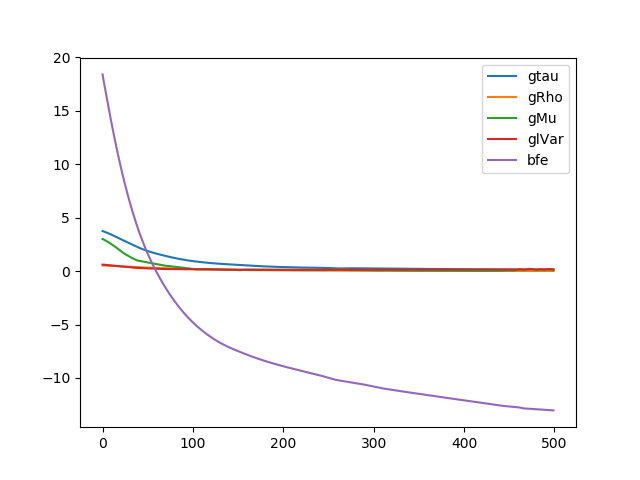

This chart was generated by the following Python code:
import utils

seed = 0
utils.set_path()
utils.set_seed(seed=seed)

from RelationalGraph import *
from MLNPotential import *

instance = [
    'Joey',
    'Rachel',
    'Tim',
]

data = {
    ('Friend', 'Joey', 'Rachel'): 1,
    ('Friend', 'Joey', 'Tim'): 1,
    ('Friend', 'Rachel', 'Joey'): 1,
    ('Friend', 'Rachel', 'Tim'): 0,
    ('Friend', 'Tim', 'Joey'): 1,
    ('Friend', 'Tim', 'Rachel'): 0,
    ('Smoke', 'Tim'): 7,
}

domain_bool = Domain((0, 1))
domain_cont = Domain((0, 10), continuous=True)

lv_x = LV(instance)
lv_y = LV(instance)

# formulas:
# Friend(X, Y) => [Smoke(X) = Smoke(Y)]
# Smoke(X) => Cancer(X)

atom_friend = Atom(domain=domain_bool, logical_variables=[lv_x, lv_y], name='Friend')
atom_smoke_x = Atom(domain=domain_cont, logical_variables=[lv_x], name='Smoke')
atom_smoke_y = Atom(domain=domain_cont, logical_variables=[lv_y], name='Smoke')
atom_cancer = Atom(domain=domain_bool, logical_variables=[lv_x], name='Cancer')

f1 = ParamF(
    MLNPotential(lambda atom: imp_op(atom[0], eq_op(atom[1], atom[2]))),
    nb=[atom_friend, atom_smoke_x, atom_smoke_y],
    constrain=lambda sub: sub[lv_x] > sub[lv_y]
)
f2 = ParamF(
    MLNPotential(lambda atom: imp_op(atom[0], atom[1])),
    nb=[atom_smoke_x, atom_cancer]
)

rel_g = RelationalGraph()
rel_g.atoms = (atom_friend, atom_smoke_x, atom_cancer)
rel_g.param_factors = (f1, f2)
rel_g.init_nb()

rel_g.data = data
g, rvs_table = rel_g.grounded_graph()

from OneShot import OneShot

grad_check = False
if not grad_check:
    K = 3
    T = 20
    lr = 1e-2
    its = 500
    osi = OneShot(g=g, K=K, T=T, seed=seed)
    res = osi.run(lr=lr, its=its)
    record = res['record']
    del res['record']
    print(res)
    for key, rv in rvs_table.items():
        if rv.value is None:  # only test non-evidence nodes
            print(rv, key, osi.map(rv))

    import matplotlib.pyplot as plt

    for key in record:
        plt.plot(record[key], label=key)
    plt.legend(loc='best')
    save_name = __file__.split('.py')[0]
    plt.savefig('%s.png' % save_name)

    # EPBP inference
    from EPBPLogVersion import EPBP

    bp = EPBP(g, n=50, proposal_approximation='simple')
    bp.run(30, log_enable=True)

    for key, rv in rvs_table.items():
        if rv.value is None:  # only test non-evidence nodes
            print(key, bp.map(rv))

else:
    K = 3
    lr = 1e-2
    its = 1
    import tensorflow as tf

    for T in [10, 20, 50, 100]:
        print('grad check, T =', T)
        utils.set_seed(seed)
        osi = OneShot(g=g, K=K, T=T, seed=seed)
        optimizer = tf.train.GradientDescentOptimizer(learning_rate=lr)
        res = osi.run(lr=lr, optimizer=optimizer, its=its, grad_check=True)
        print()
